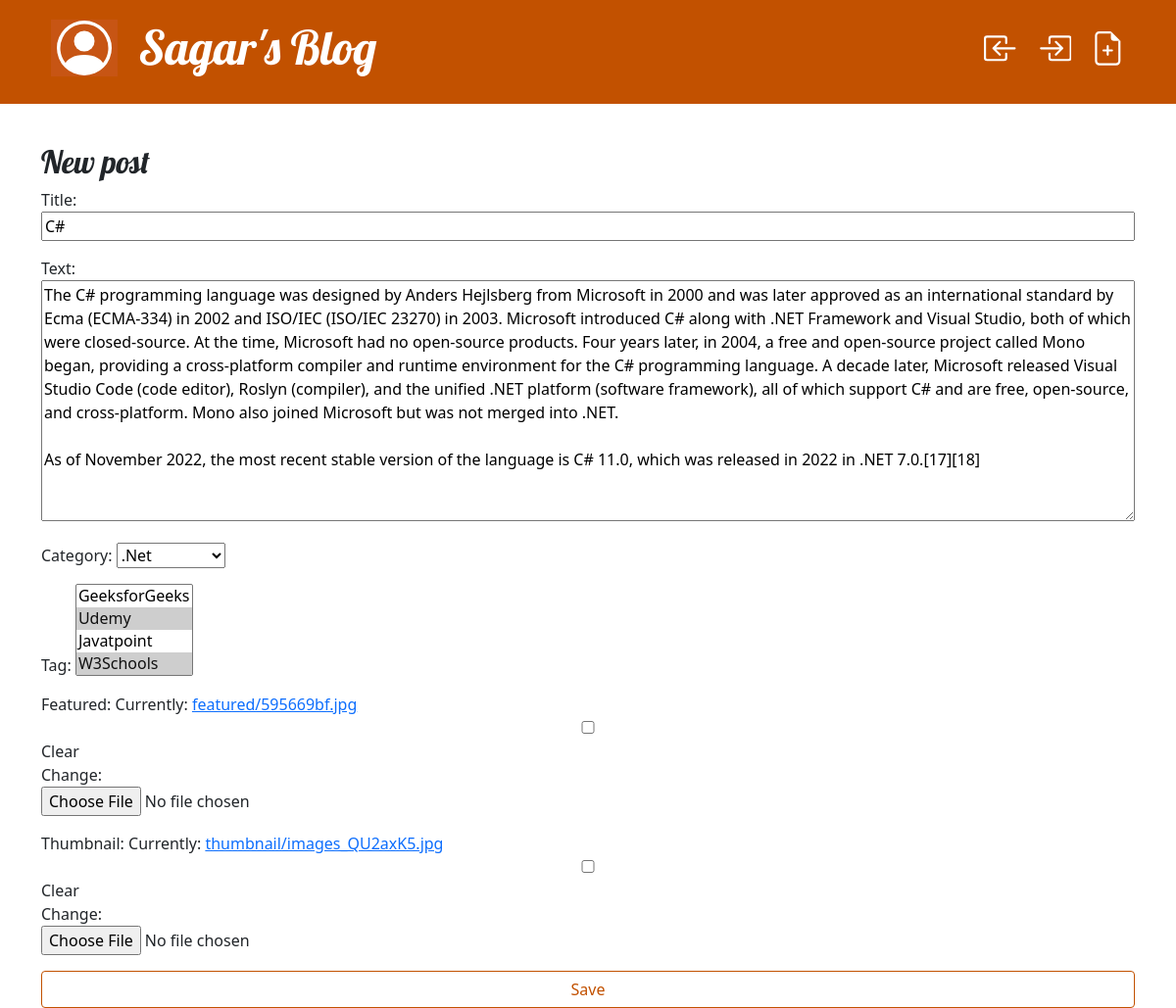
The app's page /post/this-is-post/edit/ (signed in) with its own data.
### blog/models.py (models this page shows, shortened)
class Post(models.Model):
    author = models.ForeignKey(User, on_delete=models.CASCADE)
    category = models.ForeignKey(Category, on_delete=models.CASCADE, null=True, blank=True)
    tag = models.ManyToManyField(Tags)
    title = models.CharField(max_length=200)
    text = models.TextField()
    featured = models.ImageField(upload_to='featured/', null=True, blank=True)
    thumbnail = models.ImageField(upload_to='thumbnail/', null=True, blank=True)
    created_date = models.DateTimeField(default=timezone.now)
    published_date = models.DateTimeField(blank=True, null=True)
    slug = AutoSlugField(populate_from='title',unique=True)

class Category(models.Model):
    title = models.CharField(max_length=200)
    slug = AutoSlugField(populate_from='title',unique=True, null=True, blank=True)
    def __str__(self):
        return self.title

### blog/views.py (the view)
# urls.py: path('post/<str:slug>/edit/', views.post_edit, name='post_edit'),
@login_required(login_url='login')
def post_edit(request, slug):
    post = get_object_or_404(Post, slug=slug)
    if request.method == "POST":
        form = PostForm(request.POST, request.FILES, instance=post)
        if form.is_valid():
            post = form.save(commit=False)
            post.author = request.user
            post.published_date = timezone.now()
            post.tag.set(form.cleaned_data.get('tag'))
            post.save()
            return redirect('post_detail', slug=post.slug)
    else:
        form = PostForm(instance=post)
    return render(request, 'blog/post_edit.html', {'form': form})

### blog/forms.py
class PostForm(forms.ModelForm):
    class Meta:
        model = Post
        fields = ('title', 'text', 'category', 'tag', 'featured', 'thumbnail')

### blog/models.py (called while the page is built)
    def __str__(self):
        return self.name

### blog/templates/blog/post_edit.html
{% extends 'blog/base.html' %}
{% block content %}
    <h2>New post</h2>
    <form method="POST" class="post-form" enctype="multipart/form-data">{% csrf_token %}
        {{ form.as_p }}
        <button type="submit" class="save btn btn-secondary">Save</button>
    </form>
{% endblock %}

### blog/static/css/blog.css (style rules this page uses)
h1, h2, h3, h4 { font-family: 'Lobster', cursive; }
.save { float: right; }
.post-form textarea, .post-form input { width: 100%; }
.btn-secondary, .btn-secondary:visited { color: #C25100; background: none; border-color: #C25100; }

### records on screen
Post: title "C#", text "The C# programming language was designed by Anders Hejlsberg from Microsoft in 2000 and was later approved as an international standard by Ecma (ECMA-334) in 2002 and ISO/IEC (ISO/IEC 23270) in 2003. Microsoft introduced C# along with .NET Framework and Visual Studio, both of which were closed-source. At the time, Microsoft had no open-source products. Four years later, in 2004, a free and open-source project called Mono began, providing a cross-platform compiler and runtime environment for the C# programming language. A decade later, Microsoft released Visual Studio Code (code editor), Roslyn (compiler), and the unified .NET platform (software framework), all of which support C# and are…", category ".Net"
